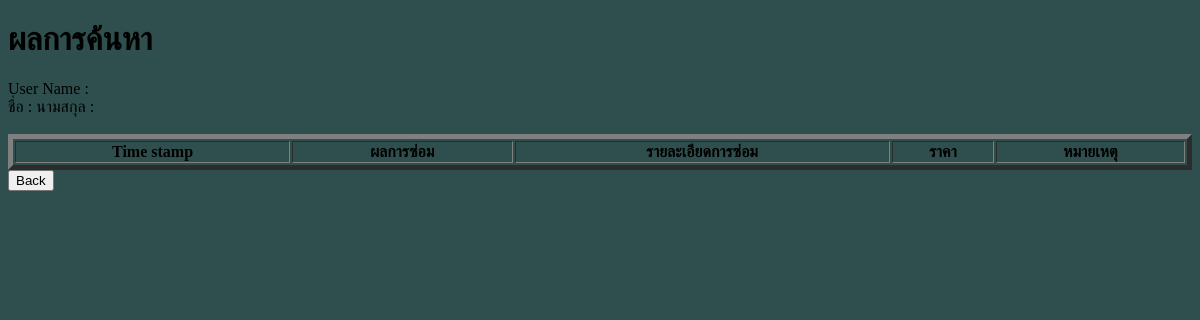
Before: /user/check_qr.php?AAA=f074ba7230039abc2eec93540d24f2ad with the older database file.
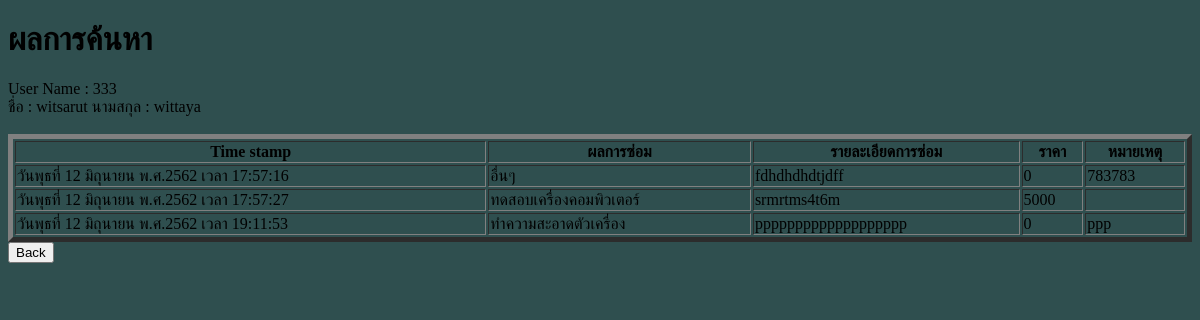
After: the same page with the newer database file.
### tables this page shows
CREATE TABLE `user` (
  `User_id` varchar(255) NOT NULL,
  `fname` text NOT NULL,
  `lname` text NOT NULL,
  `phone_num` text NOT NULL,
  `Role` text NOT NULL,
  `Email` text NOT NULL,
  `More_contact` text NOT NULL,
  `Password` text NOT NULL
);

CREATE TABLE `update_com` (
  `ID_com` text NOT NULL,
  `Status_com` text NOT NULL,
  `Detail_com` text NOT NULL,
  `Note_com` text NOT NULL,
  `Price_com` int(11) NOT NULL,
  `Time_update` text NOT NULL,
  `id` int(5) NOT NULL,
  `count` int(11) NOT NULL
);

### user/check_qr.php (the view, shortened to what this page needs)
<!DOCTYPE html>
<html lang="en">
    <?php
    require './../DB_ce-app/User.php';
     $palm = 0;
     if(isset($_GET['AAA'])){
         $palm = $_GET['AAA'];
     }
    ?>
<head>
</head>
<body>
    <?php
        $p = "SELECT * FROM update_com WHERE update_com.ID_com='$palm'";
        $p1 = "SELECT user.User_id,user.fname,user.lname FROM user,com WHERE user.User_id=com.User_id and com.ID_com='$palm'";
        $result = mysqli_query($connect,$p1);
        $result1 = mysqli_query($connect,$p);
        $row1 = mysqli_fetch_array($result);
    ?>
    <h1> ผลการค้นหา </h1>
    <label>User Name : </label>
    <?php echo $row1['User_id']?>
     <br>
    <label>ชื่อ : </label>
    <?php echo $row1['fname']?>
    <label>นามสกุล : </label>
    <?php echo $row1['lname']?>
    <table border="5" width = "100%">
        <br><br>
        <tr>
            <th>Time stamp</th>
            <th>ผลการซ่อม</th>
            <th>รายละเอียดการซ่อม</th>
            <th>ราคา</th>
            <th>หมายเหตุ</th>
        </tr>
        <?php
            while($row2 = mysqli_fetch_array($result1,MYSQLI_ASSOC)){
        ?>
        <tr>
                <td> <?php echo $row2['Time_update']?></td>
                <td> <?php echo $row2['Status_com']?></td>
                <td><?php echo $row2['Detail_com']?></td>
                <td><?php echo $row2['Price_com']?></td>
                <td><?php echo $row2['Note_com']?></td>
        </tr>
            <?php }?>
    </table>
    <a href="user_page.php"><button type="button">Back</button></a>
</body>
</html>

### user/check_qr.php (style rules this page uses)
body { background-color: darkslategray; }

Changed rows visible on the page:
added user: User_id "333", fname "witsarut", lname "wittaya"
added update_com: Time_update "วันพุธที่ 12 มิถุนายน พ.ศ.2562 เวลา 17:57:16", Status_com "อื่นๆ", Detail_com "fdhdhdhdtjdff", Price_com "0", Note_com "783783"
added update_com: Time_update "วันพุธที่ 12 มิถุนายน พ.ศ.2562 เวลา 17:57:27", Status_com "ทดสอบเครื่องคอมพิวเตอร์", Detail_com "srmrtms4t6m", Price_com "5000"
added update_com: Time_update "วันพุธที่ 12 มิถุนายน พ.ศ.2562 เวลา 19:11:53", Status_com "ทำความสะอาดตัวเครื่อง", Detail_com "ppppppppppppppppppp", Price_com "0", Note_com "ppp"
